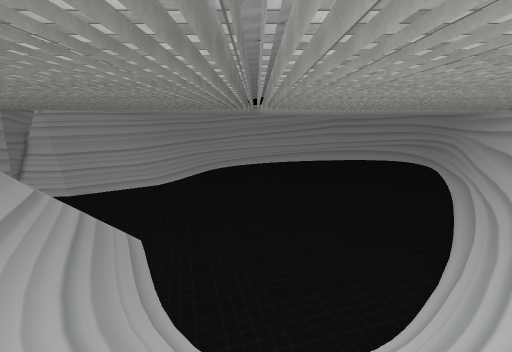
view 1 (above)

22 first-person views from a walk through a scene from a Unity 3-D project. The camera is 1.5 m above the floor, tilts 12° down and sees 90° across. The floor is counted in squares, 0.5 m on a side. Each view is taken from the middle of a square. On the plan, view 1 faces up. The plan holds only what a view shows up to about 19 squares ahead; the rest is blank. The place goes on beyond the plan. Some animated figures are left out. Some surface patterns are stand-ins.

view 2
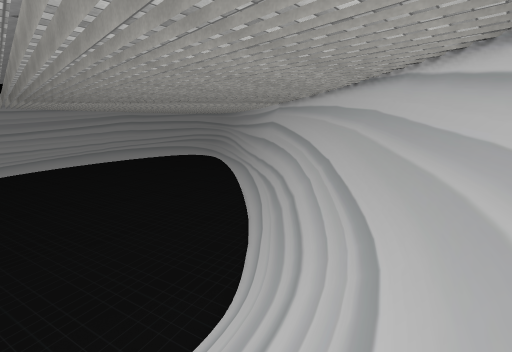

view 3
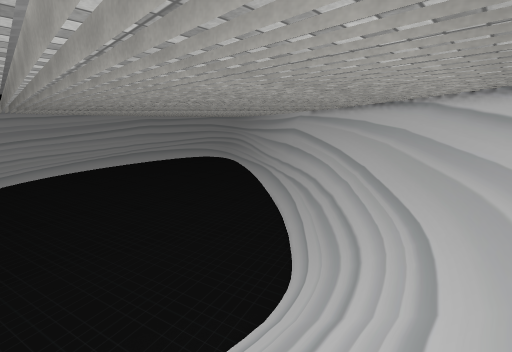

view 4
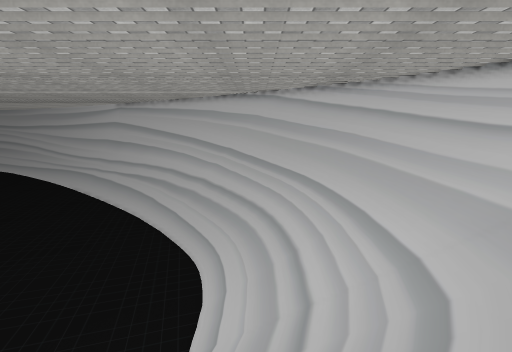

view 5
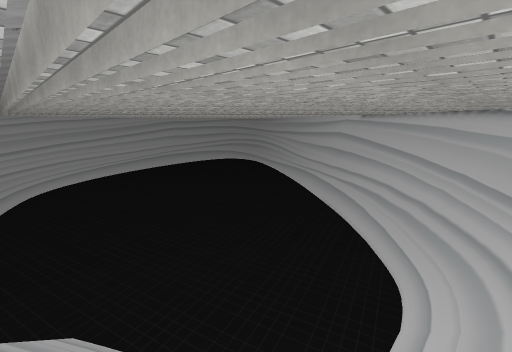

view 6
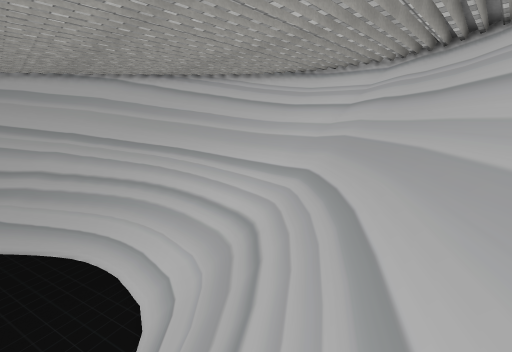

view 7
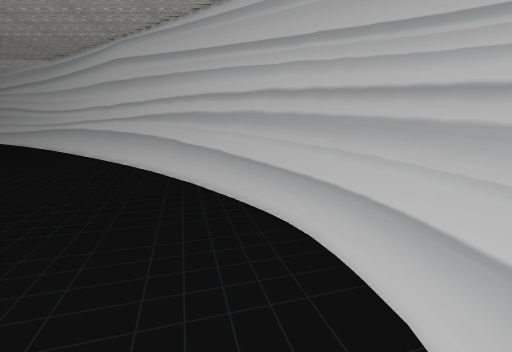

view 8
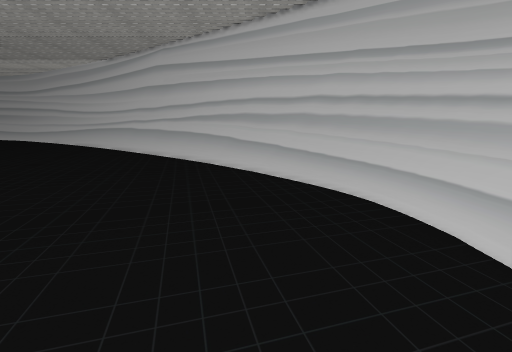

view 9
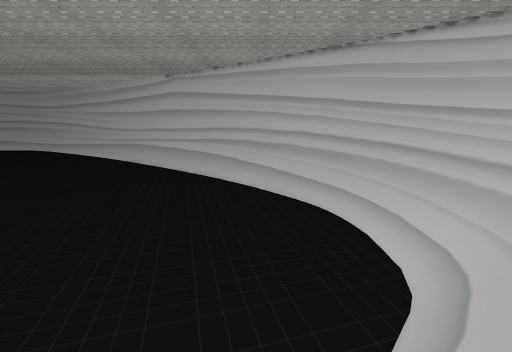

view 10
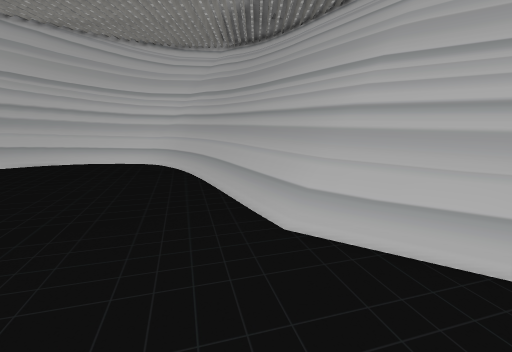

view 11
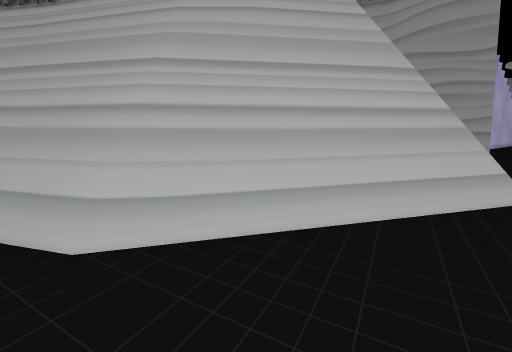

view 12
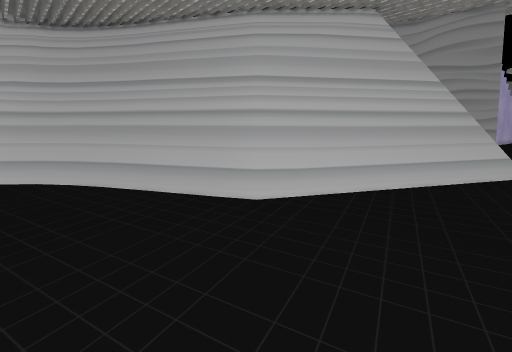

view 13
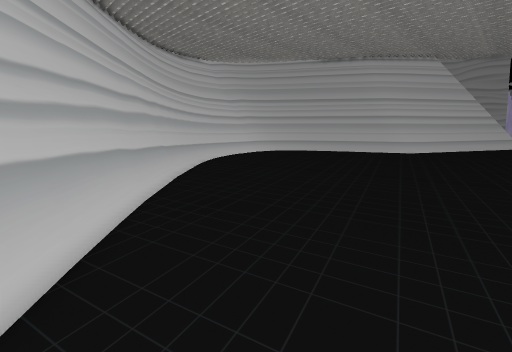

view 14
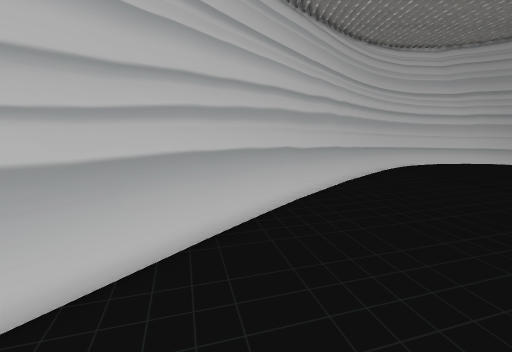

view 15
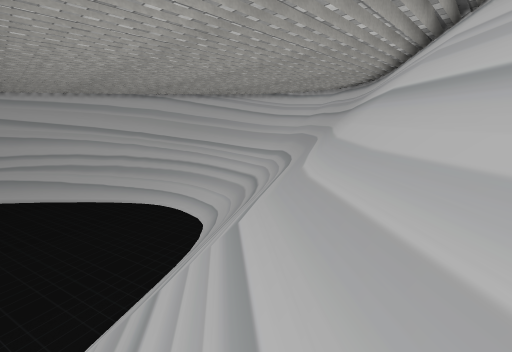

view 16
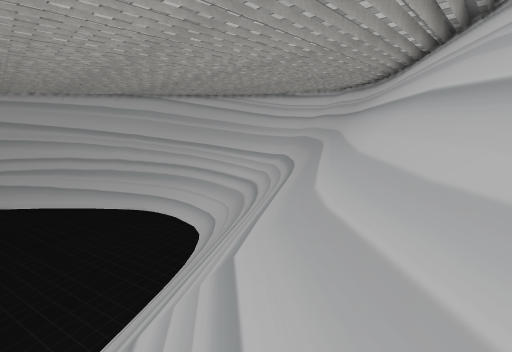

view 17
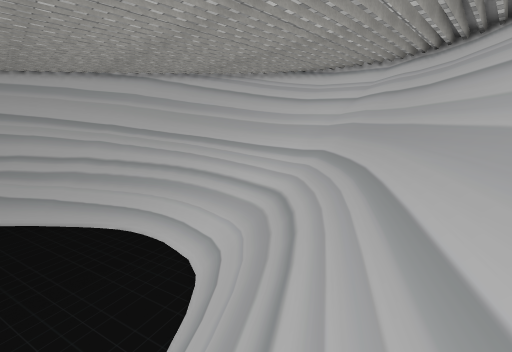

view 18
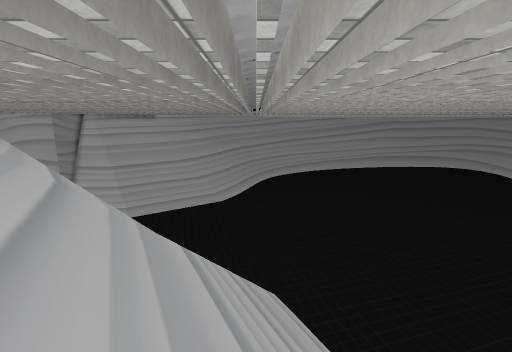

view 19
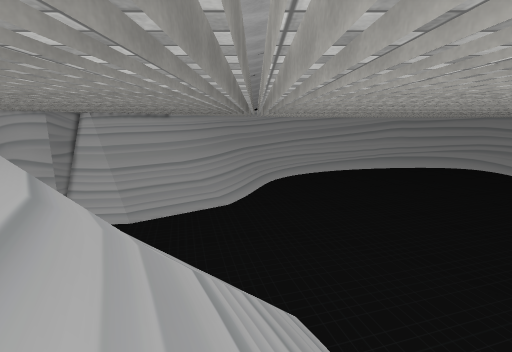

view 20
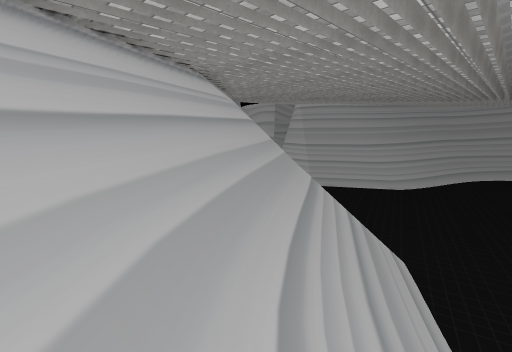

view 21
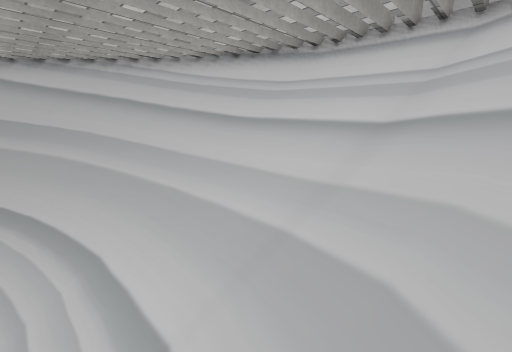

view 22
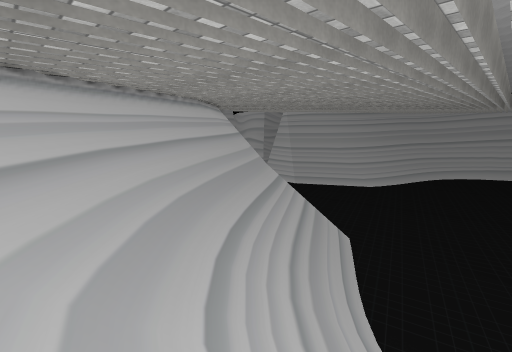

### Floor plan
Key: @ floor where view 1 was taken; # wall or solid block; . main floor; : floor 1 m higher than the main floor; + floor 2.75 m higher than the main floor; * floor 4 m higher than the main floor; / step, stairs or slope; = window, fence, low wall or low ledge; ^ raised ledge; v drop or lower ground.
Columns run from 24 left of view 1 to 20 right of it. Each row starts with its distance up from view 1.
 27    #.......................................
 26   #=#......................................
 25 ####^=#....................................
 24  vvv#^==#...................................=
 23   vvvv====.................................=#
 22 =#+//// v==#..............................#=#
 21 #=#/////// #//............................=##
 20  #==///////////..........................=##
 19  ##^=///////////........................=###
 18  ###^=//////////.......................=###
 17   ####=#/////////.....................=^##
 16     #^^=/////////....................#=##
 15     #^=*//////////..................#=##
 14      #^=//////////.................#=##
 13      ####//////////...............#=###
 12        ###//////////.............#=###
 11         ##//////////............==###
 10          ##///////////........#=^###
  9          ##////////////.....//=^###
  8           ##//////////////////:^###
  7           ###/////////////////=^#
  6            ##/////////////////=^#
  5             #/////////////////=^#
  4             # ////////////////=##
  3              = ///////////////=##
  2              ###///////////// ^#
  1               ###//////////// ^#
  0                ##///////@///##^#
 -1                 ###/////// =####
 -2                   ############

Positions as (right, up) in squares from view 1, and headings:
1: (0, 0), facing up
2: (-1, 1), facing up-right
3: (-6, 1), facing up-right
4: (-9, 6), facing right
5: (-11, 6), facing up-right
6: (-11, 12), facing down-right
7: (-1, 11), facing right
8: (-4, 14), facing right
9: (-9, 14), facing right
10: (-9, 27), facing down
11: (-9, 27), facing down-left
12: (-3, 27), facing down-left
13: (18, 27), facing down-left
14: (16, 27), facing down
15: (-19, 20), facing down-right
16: (-18, 19), facing down-right
17: (-12, 15), facing down-right
18: (-11, 6), facing up
19: (-12, 8), facing up
20: (-6, 3), facing up-left
21: (-6, 3), facing down-right
22: (-1, 0), facing up-left
